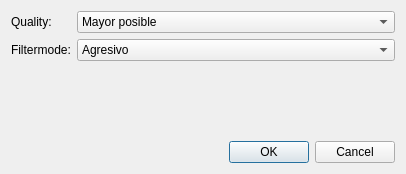
<?xml version="1.0" encoding="UTF-8"?>
<ui version="4.0">
 <class>SampleDialog</class>
 <widget class="QDialog" name="SampleDialog">
  <property name="geometry">
   <rect>
    <x>0</x>
    <y>0</y>
    <width>406</width>
    <height>174</height>
   </rect>
  </property>
  <property name="windowTitle">
   <string>PointCloud</string>
  </property>
  <layout class="QVBoxLayout" name="verticalLayout">
   <item>
      <layout class="QFormLayout" name="formLayout">
        <item row="0" column="0">
     <widget class="QLabel" name="label_Quality">
          <property name="text">
          <string>Quality:</string>
          </property>
     </widget>
     </item>
<item row="0" column="1">
     
     <widget class="QComboBox" name="Quality">
          <property name="field_name" stdset="0">
               <string>Quality</string>
          </property>
          <property name="key" stdset="0">
               <string>combo</string>
          </property>
          <property name="prop_name" stdset="0">
               <string>currentIndex</string>
          </property> 
                      
                    <property name="toolTip" stdset="0">
                        <string>Calidad final de la nube de puntos densa</string>
                    </property>
                   
          
            <item>
                <property name="text">
                <string>Mayor posible</string>
                </property>
                <property name="flags">
                    <set>ItemIsSelectable|ItemIsEditable|ItemIsDragEnabled|ItemIsUserCheckable|ItemIsEnabled</set>
                </property>
            </item>
            
            <item>
                <property name="text">
                <string>Alto</string>
                </property>
                <property name="flags">
                    <set>ItemIsSelectable|ItemIsEditable|ItemIsDragEnabled|ItemIsUserCheckable|ItemIsEnabled</set>
                </property>
            </item>
            
            <item>
                <property name="text">
                <string>Medio</string>
                </property>
                <property name="flags">
                    <set>ItemIsSelectable|ItemIsEditable|ItemIsDragEnabled|ItemIsUserCheckable|ItemIsEnabled</set>
                </property>
            </item>
            
            <item>
                <property name="text">
                <string>Bajo</string>
                </property>
                <property name="flags">
                    <set>ItemIsSelectable|ItemIsEditable|ItemIsDragEnabled|ItemIsUserCheckable|ItemIsEnabled</set>
                </property>
            </item>
            
            <item>
                <property name="text">
                <string>Menor posible</string>
                </property>
                <property name="flags">
                    <set>ItemIsSelectable|ItemIsEditable|ItemIsDragEnabled|ItemIsUserCheckable|ItemIsEnabled</set>
                </property>
            </item>
            
     </widget>
     
</item>
  <item row="1" column="0">
     <widget class="QLabel" name="label_FilterMode">
          <property name="text">
          <string>Filtermode:</string>
          </property>
     </widget>
     </item>
<item row="1" column="1">
     
     <widget class="QComboBox" name="FilterMode">
          <property name="field_name" stdset="0">
               <string>FilterMode</string>
          </property>
          <property name="key" stdset="0">
               <string>combo</string>
          </property>
          <property name="prop_name" stdset="0">
               <string>currentIndex</string>
          </property> 
                      
                    <property name="toolTip" stdset="0">
                        <string>Tipo de filtrado</string>
                    </property>
                   
          
            <item>
                <property name="text">
                <string>Agresivo</string>
                </property>
                <property name="flags">
                    <set>ItemIsSelectable|ItemIsEditable|ItemIsDragEnabled|ItemIsUserCheckable|ItemIsEnabled</set>
                </property>
            </item>
            
            <item>
                <property name="text">
                <string>Falso</string>
                </property>
                <property name="flags">
                    <set>ItemIsSelectable|ItemIsEditable|ItemIsDragEnabled|ItemIsUserCheckable|ItemIsEnabled</set>
                </property>
            </item>
            
            <item>
                <property name="text">
                <string>Medio</string>
                </property>
                <property name="flags">
                    <set>ItemIsSelectable|ItemIsEditable|ItemIsDragEnabled|ItemIsUserCheckable|ItemIsEnabled</set>
                </property>
            </item>
            
            <item>
                <property name="text">
                <string>Moderado</string>
                </property>
                <property name="flags">
                    <set>ItemIsSelectable|ItemIsEditable|ItemIsDragEnabled|ItemIsUserCheckable|ItemIsEnabled</set>
                </property>
            </item>
            
     </widget>
     
</item>
  
      </layout>
   </item>
   <item>
    <widget class="QDialogButtonBox" name="buttonBox">
     <property name="standardButtons">
      <set>QDialogButtonBox::Cancel|QDialogButtonBox::Ok</set>
     </property>
    </widget>
   </item>
  </layout>
 </widget>
 <resources/>
 <connections>
  <connection>
   <sender>buttonBox</sender>
   <signal>rejected()</signal>
   <receiver>SampleDialog</receiver>
   <slot>reject()</slot>
  </connection>
  <connection>
   <sender>buttonBox</sender>
   <signal>accepted()</signal>
   <receiver>SampleDialog</receiver>
   <slot>accept()</slot>
  </connection>
  
 </connections>
  <slots>
    <slot>listAddButtonClicked()</slot>
    <slot>fileWidgetButtonClicked()</slot>
    <slot>imageWidgetRemoveButtonClicked()</slot>
    <slot>imageWidgetChangeButtonClicked()</slot>
    <slot>imagesWidgetChangeDirectoryButtonClicked()</slot>
    <slot>listDeleteButtonClicked()</slot>
    <slot>objectDetailButtonClicked()</slot>
    <slot>tableAddButtonClicked()</slot>
    <slot>tableDeleteButtonClicked()</slot>
    <slot>simpleGridFirstPageButtonClicked()</slot>
    <slot>simpleGridPreviousPageButtonClicked()</slot>
    <slot>simpleGridNextPageButtonClicked()</slot>
    <slot>simpleGridLastPageButtonClicked()</slot>
    <slot>simpleGridPageCountComboChanged()</slot>


 </slots>
</ui>
